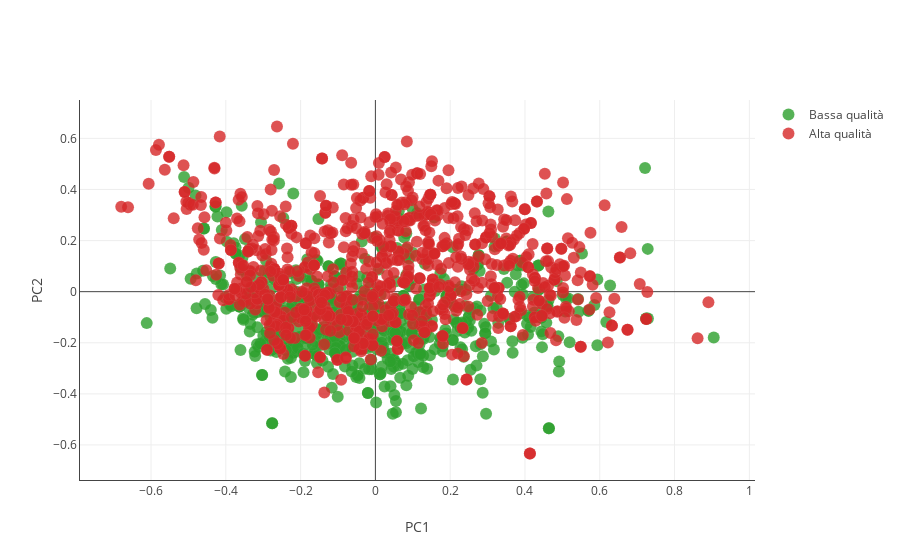

Notebook code for this chart:
### Code cell
my_pca = doPCA(df_norm, 2, True)
my_total_pca = doPCA(df_norm, 11, False)

### Figure 1 — Plotly figure (JSON) as saved in the notebook; plotly's stock layout.template omitted (floating-point values rounded to 4 significant figures; data arrays with more than 128 entries replaced by an {"elided": "..."} marker saying what was removed)
{"data": [{"marker": {"color": "#2ca02c", "line": {"color": "rgba(217, 217, 217, 0.14)", "width": 0.5}, "opacity": 0.8, "size": 12}, "mode": "markers", "name": "Bassa qualità", "type": "scatter", "uid": "d84b3975-f992-4368-ae32-15b6c311e965", "x": {"elided": "744 float values"}, "y": {"elided": "744 float values"}}, {"marker": {"color": "#d62728", "line": {"color": "rgba(217, 217, 217, 0.14)", "width": 0.5}, "opacity": 0.8, "size": 12}, "mode": "markers", "name": "Alta qualità", "type": "scatter", "uid": "c8aca199-c4cb-44e9-8248-02ba0d3fa12d", "x": {"elided": "855 float values"}, "y": {"elided": "855 float values"}}], "layout": {"xaxis": {"showline": true, "title": {"text": "PC1"}}, "yaxis": {"showline": true, "title": {"text": "PC2"}}}}
